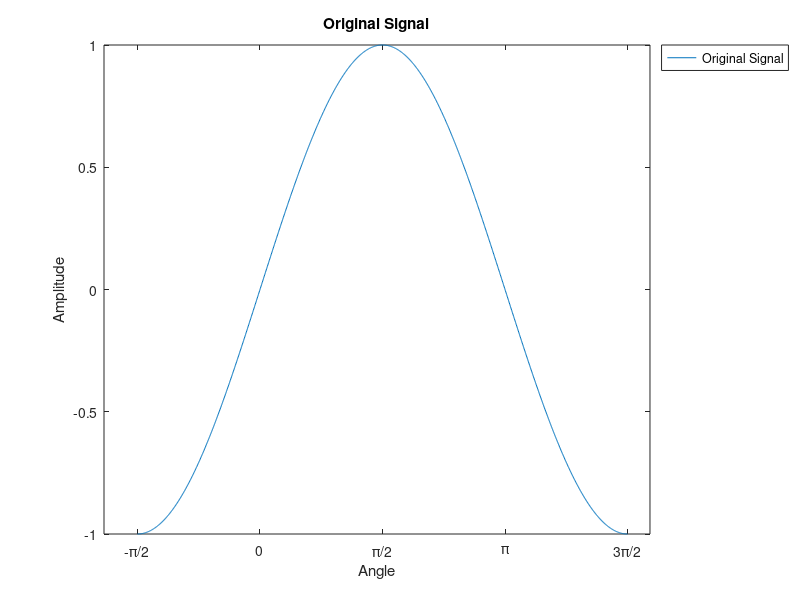
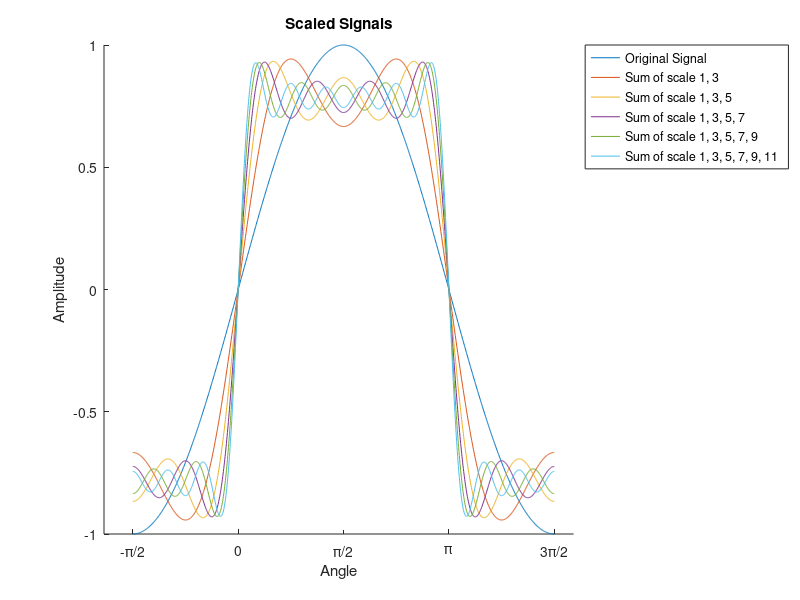
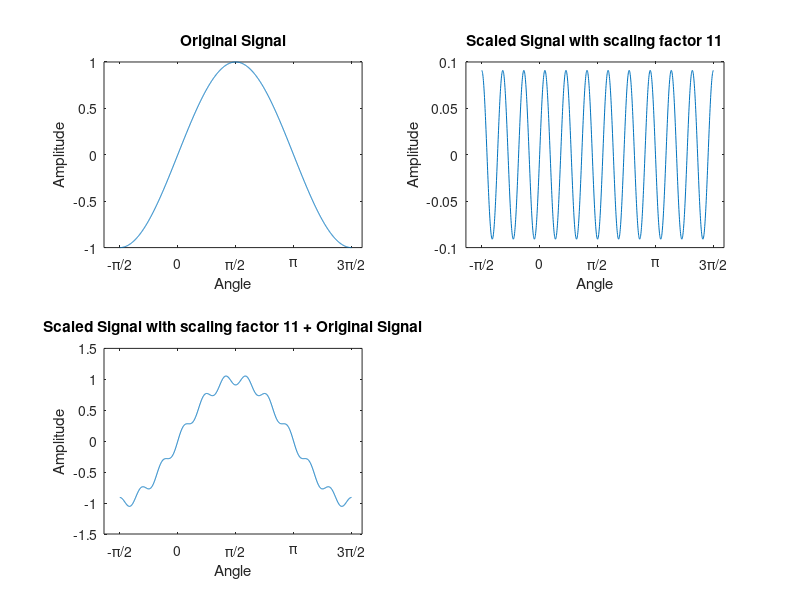
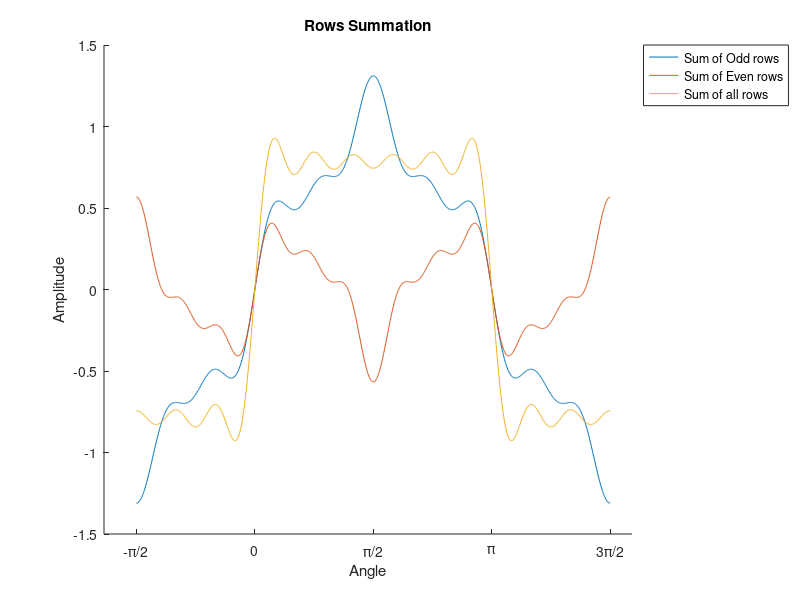

The MATLAB source for these figures, in order:
%{
Title: Assignment 1
Course Code: AESM1511
Name: Karla Echeverry Caro
Studentnumber: 4537270
Date Created: 22 September 2022
Date modified: 26 September 2022
Mail: K.V.EcheverryCaro@student.tudelft.nl
Assignment 1: Linear Time-Invariant systems and the Principle of
Superposition
%}
%% Initial Settings 
close all;clc;clear;
%% Initial Inputs
%Original Signal
ini=(-pi/2); % Start point of the signal
fin=((3*pi)/2); % End point of the signal
steps=1257; % Sampling interval
x=linspace(ini,fin,steps); % Interval 
MasterSignalValues=sin(x); % Type of Signal
%%
%Question 2
len=(abs(fin)+abs(ini))/steps;  %Calculates the sampling length 
fprintf('The start point is %.3f.\n\nThe end point is %.3f.\n',ini,fin);
fprintf('\nThe sampling length is %.3f.\n',len);
fprintf('\nThe length of the signal is %d.\n',length(x));
%%
%Plot Original signal
figure();
plot(x,MasterSignalValues)
title('Original Signal')
ylabel('Amplitude')
xlabel('Angle')
legend('Original Signal','Location','NorthEastOutside')
set(gca,'XTick',ini:pi/2:fin) 
set(gca,'XTickLabel',{'-π/2','0','π/2','π','3π/2'})
%%
%Question 3
%Scaled Signals
scale=1:2:11; % Odd numbers
resh=reshape(scale,6,1); 
%{ 
Here we use the fact that the multiplication os matrices form a new matrix 
with the following dimensions [mxn]*[nxp]=[m*p] 
original signal = [1 x 1257]
Scale Vector = [1 x 6]
original signal  * Scale Vector = not possible  but reshaping the scale vector to
orginal signal = [6 x 1] will create a matrix with size [6 x 1257]
Every signal is in a new row.
Linear Algebra rocks :D
%}
newsignal=sin((x.*resh))./resh;
%%
%Question 4
sum_of_first_2=sum(newsignal(1:1:2, :),1); %The sum of the first and the second column/signals
%The same follows below, since for loops are not allowed :P
sum_of_first_3=sum(newsignal(1:1:3,:),1);
sum_of_first_4=sum(newsignal(1:1:4,:),1);
sum_of_first_5=sum(newsignal(1:1:5,:),1);
sum_of_first_6=sum(newsignal(1:1:6,:),1);
sum_of_six=sum(newsignal,1);
%% Plot the scaled signals

figure();
hold on 
% Orginal Signal
plot(x,newsignal(1,:))
% Cummulative sum
plot(x,sum_of_first_2)
plot(x,sum_of_first_3)
plot(x,sum_of_first_4)
plot(x,sum_of_first_5)
plot(x,sum_of_first_6)
title('Scaled Signals')
ylabel('Amplitude')
xlabel('Angle')
legend('Original Signal','Sum of scale 1, 3','Sum of scale 1, 3, 5',... 
    'Sum of scale 1, 3, 5, 7','Sum of scale 1, 3, 5, 7, 9',...
    'Sum of scale 1, 3, 5, 7, 9, 11','Location','NorthEastOutside')
set(gca,'XTick',ini:pi/2:fin) 
set(gca,'XTickLabel',{'-π/2','0','π/2','π','3π/2'})

hold off
%% Question 4 Theoretical Questions
pic1=figure();
hold on 
% Orginal Signal
subplot(2,2,1);
plot(x,newsignal(1,:))
title('Original Signal')
ylabel('Amplitude')
xlabel('Angle')
set(gca,'XTick',ini:pi/2:fin) 
set(gca,'XTickLabel',{'-π/2','0','π/2','π','3π/2'})

% Scaled Signal *11
subplot(2,2,2);
plot(x,newsignal(6,:))
title('Scaled Signal with scaling factor 11')
ylabel('Amplitude')
xlabel('Angle')
set(gca,'XTick',ini:pi/2:fin) 
set(gca,'XTickLabel',{'-π/2','0','π/2','π','3π/2'})

%Summation of Scaled Signal*11 + Original Signal
subplot(2,2,3);
plot(x,sum(newsignal(1:5:6,:)))
title('Scaled Signal with scaling factor 11 + Original Signal')
ylabel('Amplitude')
xlabel('Angle')
set(gca,'XTick',ini:pi/2:fin) 
set(gca,'XTickLabel',{'-π/2','0','π/2','π','3π/2'})

hold off

fprintf(['\nWhat happens to the original master signal? \n' ...
    'The original Signal is being scaled, which makes the angular frequency.\n'...
    'As can be seen in figure %g.\n'],pic1);

fprintf(['\nHow does it change after adding additional signals?\n' ...
    'It becomes the summation of the both signal.\n'...
    'As can be seen in figure %g.\n'],pic1);

fprintf(['\nWhat do you think the summed signal would look like if you '...
           'continue adding more and\nmore signals reaching, for example,' ...
           '1000 summed signals?\n'...
           'Adding more signals will result in a periodic signal in the ',...
           'from of a unit step function,\nlooking similarly to an even ',...
           'function of the following form:-u(x+π)+u(x)-u(x-π) repeating\n',...
           'it self constantly with a fundamental period of 2π. In a dirac ', ...
           'pulse train function it would\nlook like this Σ(δ(x-mπ+π)-δ(x-mπ))*u(x)' ...
           ' ∀ m=(-∞,∞)\n']);
%%
% Question 5  
sum_of_odd_rows=sum(newsignal(1:2:end,:),1); % Summation of odd rows in the matrix
sum_of_even_rows=sum(newsignal(2:2:end,:),1);% Summation of even rows in the matrix
sum_of_odd_even=sum_of_odd_rows+sum_of_even_rows;% Summation of odd and even rows in the matrix
%% 
%Plot Rows

figure();
hold on 
plot(x,sum_of_odd_rows)
plot(x,sum_of_even_rows)
plot(x,sum_of_odd_even)

title('Rows Summation')
ylabel('Amplitude')
xlabel('Angle')
legend('Sum of Odd rows','Sum of Even rows','Sum of all rows','Location','NorthEastOutside')
set(gca,'XTick',ini:pi/2:fin) 
set(gca,'XTickLabel',{'-π/2','0','π/2','π','3π/2'})

hold off
%%
% Question 6

figure();
hold on 
plot(x,sum_of_odd_even)
plot(x,sum_of_first_6)

title('Comparissons')
ylabel('Amplitude')
xlabel('Angle')
legend('Sum of odd and even signals','Sum of all the signals','Location','NorthEastOutside')
set(gca,'XTick',ini:pi/2:fin) 
set(gca,'XTickLabel',{'-π/2','0','π/2','π','3π/2'})

hold off

fprintf(['\nDoes the order of summation matter in obtaining the final result?\n',...
           'For Linear functions the order in which you add, multiply or subtract '...
           'does not change the \n final result, so it must satisfy the additivity '...
           'and homogeneity meaning f(x + y) = f(x) + f(y)\n and f(αx) = α f(x) ∀ α.\n'])


fprintf(['\nDoes the order of summation matter in obtaining intermediate results?\n',...
           'The order of summation has a result in the intermediate results but not'...
           'the final results.\n'])

% ------------- END OF CODE --------------
